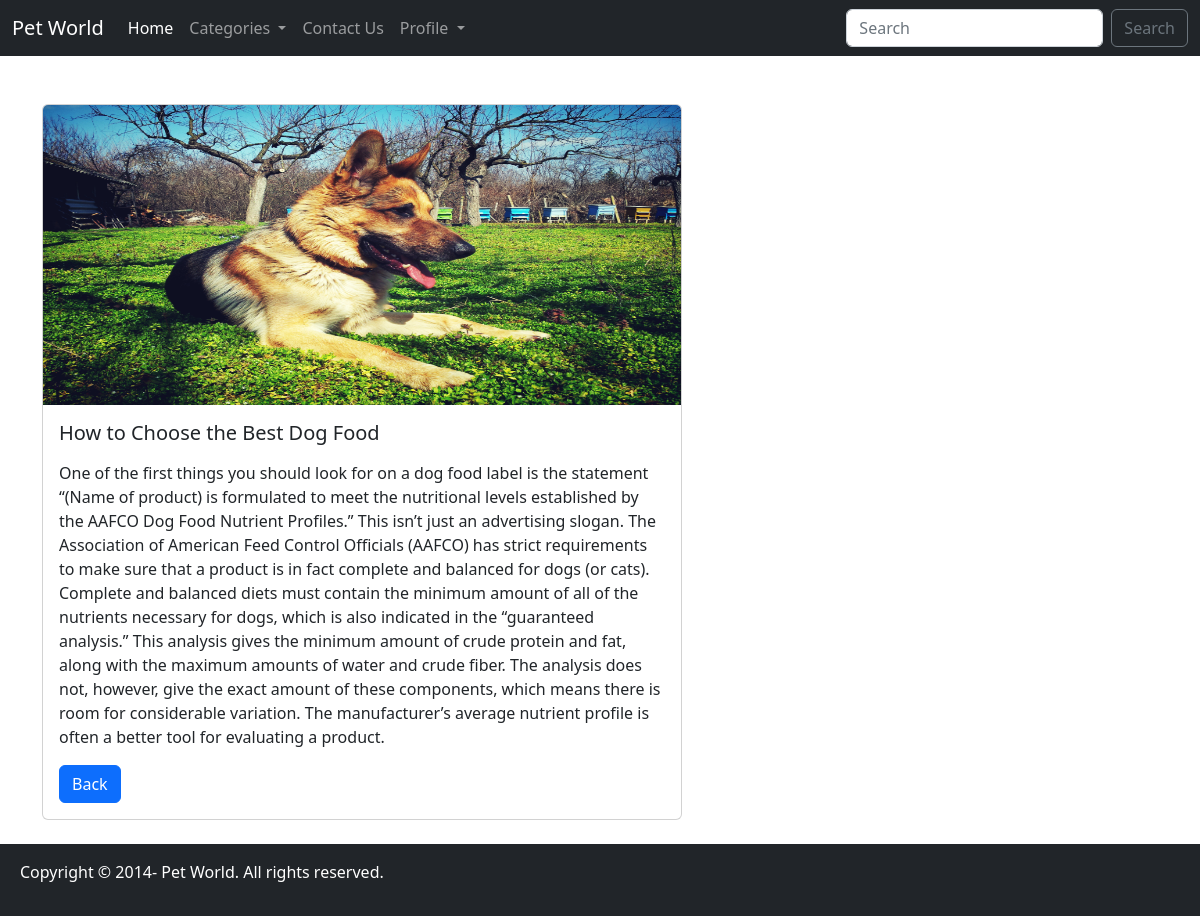
The app's page /storydetail1 with its own data.
### myapp/models.py (models this page shows, shortened)
class Story(models.Model):
    title = models.CharField(max_length=300)
    body = RichTextField()
    story_image = models.ImageField(blank=True, null=True, upload_to='images/')
    author = models.ForeignKey(User, on_delete=models.CASCADE)
    created_at = models.DateField(auto_now_add=True)
    category = models.ForeignKey(Category, null=True, on_delete=models.SET_NULL)

### myapp/views.py (the view)
# urls.py: path('storydetail<story_id>', views.storydetailview, name="storydetail"),
def storydetailview(request, story_id):
    story = Story.objects.get(pk=story_id)
    return render(request, 'storydetail.html', {'story':story})

### templates/storydetail.html (shortened to what this page needs)
{% extends 'base.html' %}
{% block content %}
<br/>
<div class="container">
    <div class="card" style="width: 40rem;">
        {% if story.story_image %}
        <img src="{{story.story_image.url}}" class="card-img-top" width="200" height="300" alt="...">
        {% endif %}
        <div class="card-body">
          <h5 class="card-title">{{story.title}}</h5>
          <p class="card-text">{{story.body|safe}}</p>
          <a href="{% url 'home' %}" class="btn btn-primary">Back</a>
        </div>
      </div>
</div>
<br/>
{% endblock %}

### records on screen
Story: story_image (picture), title "How to Choose the Best Dog Food", body "One of the first things you should look for on a dog food label is the statement “(Name of product) is formulated to meet the nutritional levels established by the AAFCO Dog Food Nutrient Profiles.” This isn’t just an advertising slogan. The Association of American Feed Control Officials (AAFCO) has strict requirements to make sure that a product is in fact complete and balanced for dogs (or cats). Complete and balanced diets must contain the minimum amount of all of the nutrients necessary for dogs, which is also indicated in the “guaranteed analysis.” This analysis gives the minimum amount of crude protein and fat, along with the maximum amounts of water and crude fiber. The analysis does…"
